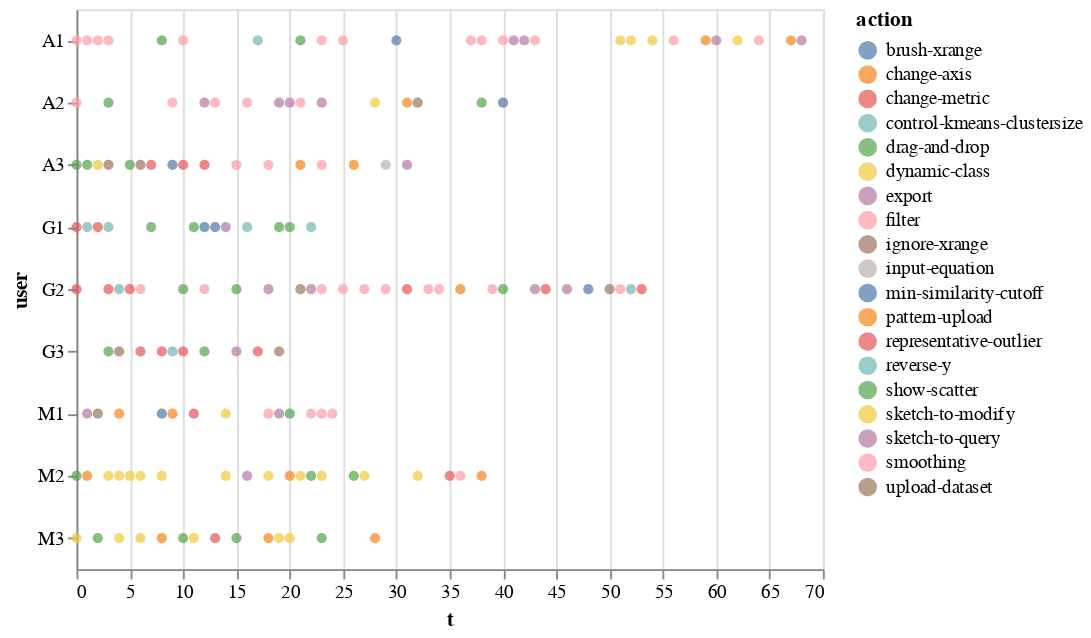

The notebook cell saved with this chart:
### Markdown cell above
# Feature Only

### Code cell
df_feature = df[~df.action.isin(featureOnly)]
alt.Chart(df_feature).mark_circle().encode(        
    color='action',
    y="user",
    x='t'
)

### Figure 1 — Vega-Lite specification as saved in the notebook (floating-point values rounded to 4 significant figures; data arrays with more than 128 entries replaced by an {"elided": "..."} marker saying what was removed)
{"$schema": "https://vega.github.io/schema/vega-lite/v2.6.0.json", "config": {"view": {"height": 300, "width": 400}}, "data": {"name": "data-f767c2b522df9ff8eb39d8e28d9555c4"}, "datasets": {"data-f767c2b522df9ff8eb39d8e28d9555c4": {"elided": "158 records"}}, "encoding": {"color": {"field": "action", "type": "nominal"}, "x": {"field": "t", "type": "quantitative"}, "y": {"field": "user", "type": "nominal"}}, "mark": "circle"}
